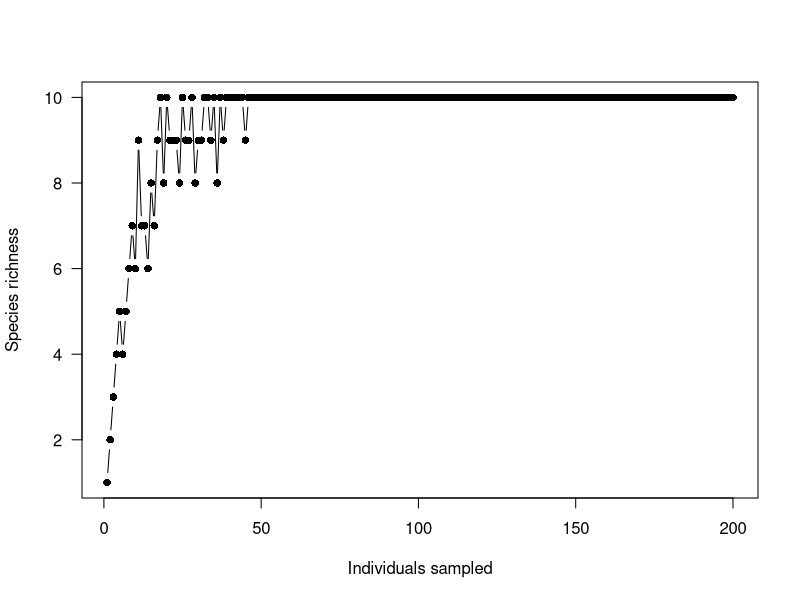
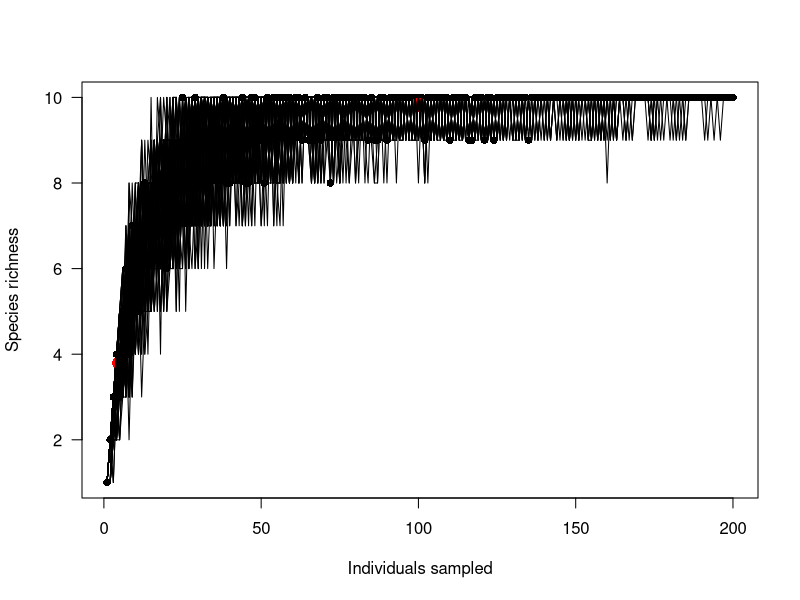
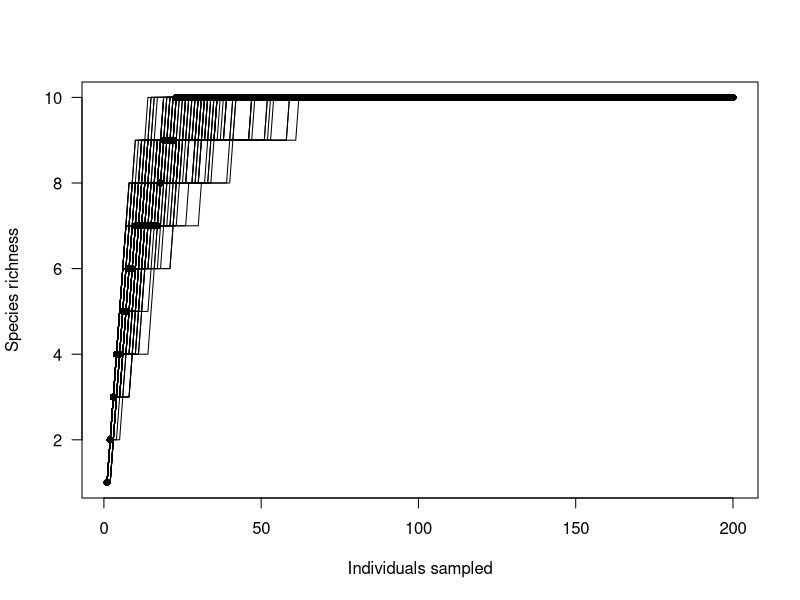
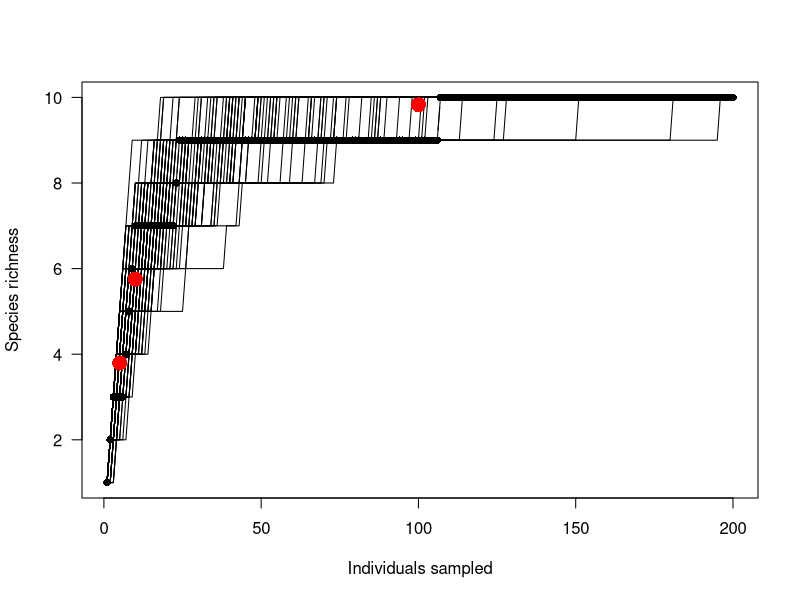

Source code (R) for these figures, in order:
## ---- chunk 1








## ---- chunk 2








## ---- chunk 3








## ---- chunk 4

# not really rarefaction, as I'm taking a subsample repeatedly, so the function is not inherently increasing. 

getRare <- function(x, len=200){
	rich <- c()
	for(i in 1:length(x)){
		rich[i] <- length(unique(sample(x, i, replace=TRUE)))
	}
	return(rich[1:len])
}

getPoint <- function(S=10, p, m){
	S-sum((1-p)**m)
}

species <- letters[1:10]
full <- sample(species, 1000, replace=TRUE)

rare1 <- getRare(full)
plot(y=rare1, x=1:length(rare1), 
	xlab='Individuals sampled', 
	ylab='Species richness', 
	pch=16, type='b', las=1)




full2 <- sample(species, 1000, 
	prob=c(0.025, 0.025, 0.05, 0.05, 0.1, 0.1, 0.1, 0.15, 0.15, 0.25),
	replace=TRUE)

rare2 <- getRare(full2)
plot(y=rare2, x=1:length(rare2), 
	xlab='Individuals sampled', 
	ylab='Species richness', 
	pch=16, type='b', las=1)

points(x=5, 
	getPoint(10, p=c(0.025, 0.025, 0.05, 0.05, 0.1, 0.1, 0.1, 0.15, 0.15, 0.25), m=5),
	pch=16, col='red', cex=2)
points(x=10, 
	getPoint(10, p=c(0.025, 0.025, 0.05, 0.05, 0.1, 0.1, 0.1, 0.15, 0.15, 0.25), m=10),
	pch=16, col='red', cex=2)
points(x=100, 
	getPoint(10, p=c(0.025, 0.025, 0.05, 0.05, 0.1, 0.1, 0.1, 0.15, 0.15, 0.25), m=100),
	pch=16, col='red', cex=2)

sapply(1:100, function(x){lines(getRare(full2))})	

## ---- chunk 5

getRare <- function(x, len=200){
	rich <- c()
	x <- sample(x)
	for(i in 1:length(x)){
		rich[i] <- length(unique(x[1:i]))
	}
	return(rich[1:len])
}


species <- letters[1:10]
full <- sample(species, 1000, replace=TRUE)

rare1 <- getRare(full)
plot(y=rare1, x=1:length(rare1), 
	xlab='Individuals sampled', 
	ylab='Species richness', 
	pch=16, type='b', las=1)
sapply(1:100, function(x){lines(getRare(full))})




full2 <- sample(species, 1000, 
	prob=c(0.025, 0.025, 0.05, 0.05, 0.1, 0.1, 0.1, 0.15, 0.15, 0.25),
	replace=TRUE)

rare2 <- getRare(full2)
plot(y=rare2, x=1:length(rare2), 
	xlab='Individuals sampled', 
	ylab='Species richness', 
	pch=16, type='b', las=1)
sapply(1:100, function(x){lines(getRare(full2))})
points(x=5, 
	getPoint(10, p=c(0.025, 0.025, 0.05, 0.05, 0.1, 0.1, 0.1, 0.15, 0.15, 0.25), m=5),
	pch=16, col='red', cex=2)
points(x=10, 
	getPoint(10, p=c(0.025, 0.025, 0.05, 0.05, 0.1, 0.1, 0.1, 0.15, 0.15, 0.25), m=10),
	pch=16, col='red', cex=2)
points(x=100, 
	getPoint(10, p=c(0.025, 0.025, 0.05, 0.05, 0.1, 0.1, 0.1, 0.15, 0.15, 0.25), m=100),
	pch=16, col='red', cex=2)
	
## ---- chunk 6

getPoint <- function(S=13, p, m){
	S-sum((1-p)**m)
}

hwP <- c(0.14903129657228,
0.029806259314456,
0.596125186289121,
0.001490312965723,
0.049180327868853,
0.001490312965723,
0.002980625931446,
0.001490312965723,
0.07451564828614,
0.034277198211625,
0.014903129657228,
0.043219076005961,
0.001490312965723)


# 21 is the expected richness given the sample.

